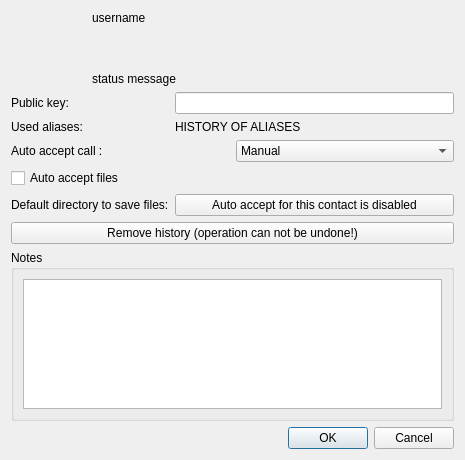
<?xml version="1.0" encoding="UTF-8"?>
<ui version="4.0">
 <class>AboutUser</class>
 <widget class="QDialog" name="AboutUser">
  <property name="geometry">
   <rect>
    <x>0</x>
    <y>0</y>
    <width>465</width>
    <height>460</height>
   </rect>
  </property>
  <property name="windowTitle">
   <string>Dialog</string>
  </property>
  <layout class="QVBoxLayout" name="verticalLayout_4">
   <item>
    <layout class="QVBoxLayout" name="verticalLayout">
     <item>
      <layout class="QGridLayout" name="gridLayout">
       <item row="0" column="1">
        <layout class="QVBoxLayout" name="verticalLayout_2">
         <item>
          <widget class="QLabel" name="userName">
           <property name="text">
            <string>username</string>
           </property>
           <property name="textFormat">
            <enum>Qt::PlainText</enum>
           </property>
           <property name="alignment">
            <set>Qt::AlignLeading|Qt::AlignLeft|Qt::AlignTop</set>
           </property>
           <property name="textInteractionFlags">
            <set>Qt::LinksAccessibleByMouse|Qt::TextSelectableByMouse</set>
           </property>
          </widget>
         </item>
         <item alignment="Qt::AlignBottom">
          <widget class="QLabel" name="statusMessage">
           <property name="sizePolicy">
            <sizepolicy hsizetype="MinimumExpanding" vsizetype="MinimumExpanding">
             <horstretch>0</horstretch>
             <verstretch>0</verstretch>
            </sizepolicy>
           </property>
           <property name="autoFillBackground">
            <bool>false</bool>
           </property>
           <property name="text">
            <string>status message</string>
           </property>
           <property name="textFormat">
            <enum>Qt::PlainText</enum>
           </property>
           <property name="alignment">
            <set>Qt::AlignLeading|Qt::AlignLeft|Qt::AlignTop</set>
           </property>
           <property name="wordWrap">
            <bool>true</bool>
           </property>
           <property name="textInteractionFlags">
            <set>Qt::LinksAccessibleByMouse|Qt::TextSelectableByMouse</set>
           </property>
          </widget>
         </item>
        </layout>
       </item>
       <item row="0" column="0">
        <widget class="QLabel" name="avatar">
         <property name="sizePolicy">
          <sizepolicy hsizetype="Preferred" vsizetype="Minimum">
           <horstretch>0</horstretch>
           <verstretch>0</verstretch>
          </sizepolicy>
         </property>
         <property name="minimumSize">
          <size>
           <width>75</width>
           <height>75</height>
          </size>
         </property>
         <property name="maximumSize">
          <size>
           <width>75</width>
           <height>75</height>
          </size>
         </property>
         <property name="text">
          <string/>
         </property>
         <property name="textFormat">
          <enum>Qt::PlainText</enum>
         </property>
         <property name="pixmap">
          <pixmap>../../../img/contact_dark.svg</pixmap>
         </property>
         <property name="scaledContents">
          <bool>true</bool>
         </property>
        </widget>
       </item>
      </layout>
     </item>
    </layout>
   </item>
   <item>
    <layout class="QFormLayout" name="formLayout">
     <property name="labelAlignment">
      <set>Qt::AlignLeading|Qt::AlignLeft|Qt::AlignVCenter</set>
     </property>
     <item row="0" column="0">
      <widget class="QLabel" name="label_5">
       <property name="layoutDirection">
        <enum>Qt::LeftToRight</enum>
       </property>
       <property name="text">
        <string>Public key:</string>
       </property>
      </widget>
     </item>
     <item row="0" column="1">
      <widget class="QLineEdit" name="publicKey">
       <property name="enabled">
        <bool>true</bool>
       </property>
       <property name="mouseTracking">
        <bool>false</bool>
       </property>
       <property name="acceptDrops">
        <bool>false</bool>
       </property>
       <property name="inputMask">
        <string notr="true"/>
       </property>
       <property name="text">
        <string/>
       </property>
       <property name="cursorPosition">
        <number>0</number>
       </property>
       <property name="readOnly">
        <bool>true</bool>
       </property>
       <property name="cursorMoveStyle">
        <enum>Qt::LogicalMoveStyle</enum>
       </property>
      </widget>
     </item>
     <item row="1" column="0">
      <widget class="QLabel" name="label_4">
       <property name="text">
        <string>Used aliases:</string>
       </property>
      </widget>
     </item>
     <item row="1" column="1">
      <widget class="QLabel" name="aliases">
       <property name="text">
        <string>HISTORY OF ALIASES</string>
       </property>
       <property name="textFormat">
        <enum>Qt::PlainText</enum>
       </property>
      </widget>
     </item>
     <item row="5" column="0" colspan="2">
      <widget class="QCheckBox" name="autoacceptfile">
       <property name="text">
        <string>Auto accept files</string>
       </property>
      </widget>
     </item>
     <item row="8" column="0">
      <widget class="QLabel" name="label">
       <property name="text">
        <string>Default directory to save files:</string>
       </property>
      </widget>
     </item>
     <item row="8" column="1">
      <widget class="QPushButton" name="selectSaveDir">
       <property name="text">
        <string>Auto accept for this contact is disabled</string>
       </property>
      </widget>
     </item>
     <item row="3" column="0" colspan="2">
      <layout class="QHBoxLayout" name="horizontalLayout">
       <item>
        <widget class="QLabel" name="label_2">
         <property name="text">
          <string>Auto accept call :</string>
         </property>
        </widget>
       </item>
       <item>
        <widget class="QComboBox" name="autoacceptcall">
         <item>
          <property name="text">
           <string>Manual</string>
          </property>
         </item>
         <item>
          <property name="text">
           <string>Audio</string>
          </property>
         </item>
         <item>
          <property name="text">
           <string>Audio + Video</string>
          </property>
         </item>
        </widget>
       </item>
      </layout>
     </item>
    </layout>
   </item>
   <item>
    <widget class="QPushButton" name="removeHistory">
     <property name="text">
      <string>Remove history (operation can not be undone!)</string>
     </property>
    </widget>
   </item>
   <item>
    <widget class="QGroupBox" name="groupBox">
     <property name="title">
      <string>Notes</string>
     </property>
     <layout class="QVBoxLayout" name="verticalLayout_3">
      <item>
       <widget class="QPlainTextEdit" name="note">
        <property name="plainText">
         <string/>
        </property>
       </widget>
      </item>
     </layout>
    </widget>
   </item>
   <item>
    <widget class="QDialogButtonBox" name="buttonBox">
     <property name="orientation">
      <enum>Qt::Horizontal</enum>
     </property>
     <property name="standardButtons">
      <set>QDialogButtonBox::Cancel|QDialogButtonBox::Ok</set>
     </property>
    </widget>
   </item>
  </layout>
 </widget>
 <resources/>
 <connections>
  <connection>
   <sender>buttonBox</sender>
   <signal>accepted()</signal>
   <receiver>AboutUser</receiver>
   <slot>accept()</slot>
   <hints>
    <hint type="sourcelabel">
     <x>248</x>
     <y>254</y>
    </hint>
    <hint type="destinationlabel">
     <x>157</x>
     <y>274</y>
    </hint>
   </hints>
  </connection>
  <connection>
   <sender>buttonBox</sender>
   <signal>rejected()</signal>
   <receiver>AboutUser</receiver>
   <slot>reject()</slot>
   <hints>
    <hint type="sourcelabel">
     <x>316</x>
     <y>260</y>
    </hint>
    <hint type="destinationlabel">
     <x>286</x>
     <y>274</y>
    </hint>
   </hints>
  </connection>
 </connections>
</ui>
